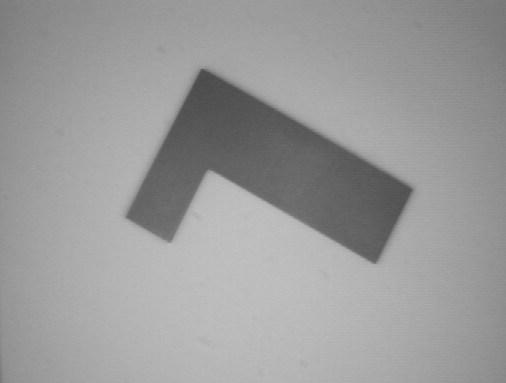
#> input picture lista01/exercicio02/wdg4.png, 506 x 383 px
$ python exercicio02.py   (Python 2 division)
#> lines starting #> are read from the running program, lines starting #| are printed output that depends on the picture; after the words box and inside, x2 and y2 are one past the last pixel; in counts of white or black regions, pixels touching at a corner belong together
#coding: utf-8
#!/usr/bin/python

#------------------------------------------------------------------------------#
# Aluno: Bruno Alexandre Krinski                                               #
# Matéria: Processamento de Imagens                                            #
# Exercício 02                                                                 #
#------------------------------------------------------------------------------#

import sys
import numpy
import cv2

if (__name__ == '__main__'):

 image = cv2.imread('wdg4.png',0)
#> image is the input picture: shape (383, 506); min 73, max 193, mean 154.5
 rows,cols = image.shape
#> rows = 383; cols = 506

 image2 = cv2.imread('wdg5.png',0)
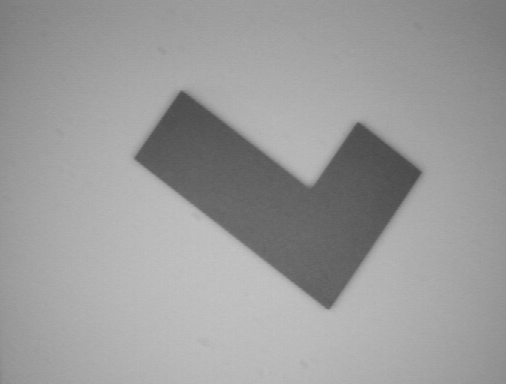
#> input picture lista01/exercicio02/wdg5.png, 506 x 384 px
#> image2 is the input picture: shape (384, 506); min 71, max 195, mean 155.3
 image2 = image2[0:image.shape[0],0:image.shape[1]]
#> image2: shape (383, 506)
 lim = 120
 for i in range(0,rows):
  for j in range(0,cols):
   if (image.item(i,j) > lim):
    image.itemset((i,j),255)
   else:
    image.itemset((i,j),0)
   if (image2.item(i,j) > lim):
    image2.itemset((i,j),255)
   else:
    image2.itemset((i,j),0)
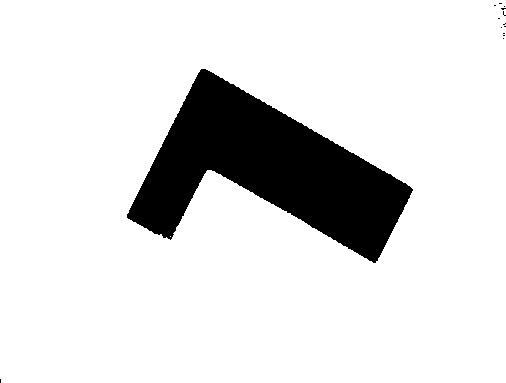
#> image: shape (383, 506); 87.2% white; 14 black regions (13 under 20 px), largest, box (x1, y1, x2, y2) and area: (127, 69, 413, 263) 24826
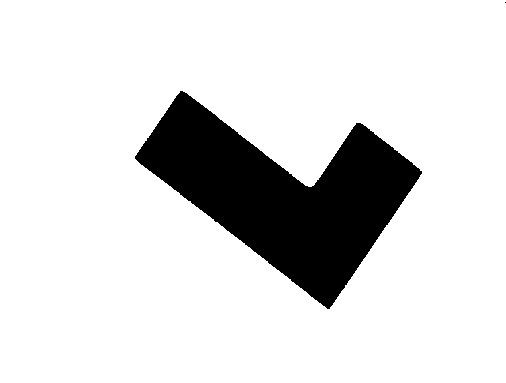
#> image2: shape (383, 506); 85.8% white; 2 black regions (1 under 20 px), largest, box (x1, y1, x2, y2) and area: (135, 91, 422, 309) 27493

 pts1 = numpy.float32([[126,218], [202,70 ], [412,189]])
 pts2 = numpy.float32([[412,172], [329,309], [134,159]])

 M = cv2.getAffineTransform(pts1,pts2)

 dst = cv2.warpAffine(image,M,(cols,rows),borderValue=255)
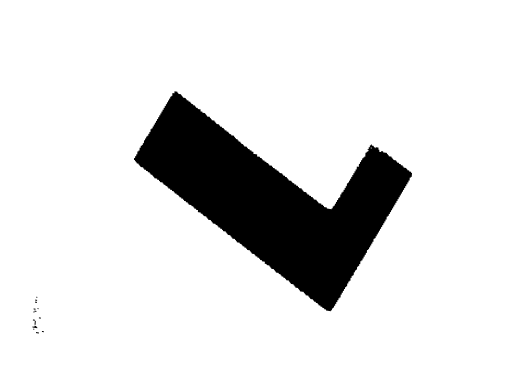
#> dst: shape (383, 506); min 0, max 255, mean 223.1

 count = 0
 for i in range(0, rows):
  for j in range(0, cols):
   if (image2.item(i,j) - dst.item(i,j)) != 0:
    count += 1
#> after the loop, count = 5582

 print "A imagem tem " , count , "pixels diferentes"
#| A imagem tem  5582 pixels diferentes

 final = cv2.addWeighted(image2,1,dst,0.3,0)
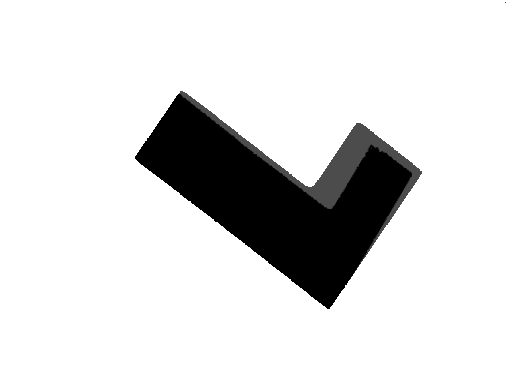
#> final: shape (383, 506); min 0, max 255, mean 220.4

 cv2.imshow('image',dst)
 cv2.waitKey(0)
 cv2.destroyAllWindows()

 cv2.imshow('image',image2)
 cv2.waitKey(0)
 cv2.destroyAllWindows()

 cv2.imshow('image',final)
 cv2.waitKey(0)
 cv2.destroyAllWindows()
